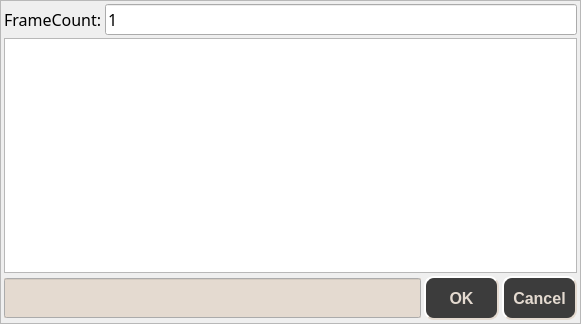
<?xml version="1.0" encoding="UTF-8"?>
<ui version="4.0">
 <class>sFileWidget</class>
 <widget class="QWidget" name="sFileWidget">
  <property name="geometry">
   <rect>
    <x>0</x>
    <y>0</y>
    <width>581</width>
    <height>324</height>
   </rect>
  </property>
  <property name="windowTitle">
   <string>Form</string>
  </property>
  <layout class="QVBoxLayout" name="verticalLayout">
   <property name="spacing">
    <number>0</number>
   </property>
   <property name="leftMargin">
    <number>0</number>
   </property>
   <property name="topMargin">
    <number>0</number>
   </property>
   <property name="rightMargin">
    <number>0</number>
   </property>
   <property name="bottomMargin">
    <number>0</number>
   </property>
   <item>
    <widget class="QScrollArea" name="scrollArea">
     <property name="widgetResizable">
      <bool>true</bool>
     </property>
     <widget class="QWidget" name="scrollAreaWidgetContents">
      <property name="geometry">
       <rect>
        <x>0</x>
        <y>0</y>
        <width>579</width>
        <height>322</height>
       </rect>
      </property>
      <layout class="QVBoxLayout" name="verticalLayout_2">
       <property name="spacing">
        <number>3</number>
       </property>
       <property name="leftMargin">
        <number>3</number>
       </property>
       <property name="topMargin">
        <number>3</number>
       </property>
       <property name="rightMargin">
        <number>3</number>
       </property>
       <property name="bottomMargin">
        <number>3</number>
       </property>
       <item>
        <layout class="QHBoxLayout" name="horizontalLayout_2">
         <item>
          <widget class="QLabel" name="label">
           <property name="font">
            <font>
             <family>微软雅黑</family>
             <pointsize>12</pointsize>
            </font>
           </property>
           <property name="text">
            <string>FrameCount:</string>
           </property>
          </widget>
         </item>
         <item>
          <widget class="QLineEdit" name="lineEdit">
           <property name="font">
            <font>
             <family>微软雅黑</family>
             <pointsize>12</pointsize>
            </font>
           </property>
           <property name="inputMask">
            <string/>
           </property>
           <property name="text">
            <string>1</string>
           </property>
          </widget>
         </item>
        </layout>
       </item>
       <item>
        <widget class="QTableWidget" name="tableWidget">
         <property name="font">
          <font>
           <pointsize>12</pointsize>
          </font>
         </property>
        </widget>
       </item>
       <item>
        <layout class="QHBoxLayout" name="horizontalLayout">
         <item>
          <widget class="QLineEdit" name="E_FILENAME">
           <property name="minimumSize">
            <size>
             <width>0</width>
             <height>40</height>
            </size>
           </property>
           <property name="maximumSize">
            <size>
             <width>16777215</width>
             <height>40</height>
            </size>
           </property>
           <property name="palette">
            <palette>
             <active>
              <colorrole role="Base">
               <brush brushstyle="SolidPattern">
                <color alpha="255">
                 <red>228</red>
                 <green>218</green>
                 <blue>208</blue>
                </color>
               </brush>
              </colorrole>
             </active>
             <inactive>
              <colorrole role="Base">
               <brush brushstyle="SolidPattern">
                <color alpha="255">
                 <red>228</red>
                 <green>218</green>
                 <blue>208</blue>
                </color>
               </brush>
              </colorrole>
             </inactive>
             <disabled>
              <colorrole role="Base">
               <brush brushstyle="SolidPattern">
                <color alpha="255">
                 <red>240</red>
                 <green>240</green>
                 <blue>240</blue>
                </color>
               </brush>
              </colorrole>
             </disabled>
            </palette>
           </property>
           <property name="font">
            <font>
             <family>Microsoft YaHei UI</family>
             <pointsize>12</pointsize>
             <weight>50</weight>
             <bold>false</bold>
            </font>
           </property>
           <property name="autoFillBackground">
            <bool>true</bool>
           </property>
           <property name="readOnly">
            <bool>true</bool>
           </property>
          </widget>
         </item>
         <item>
          <widget class="QPushButton" name="PB_OK">
           <property name="minimumSize">
            <size>
             <width>75</width>
             <height>44</height>
            </size>
           </property>
           <property name="maximumSize">
            <size>
             <width>16777215</width>
             <height>44</height>
            </size>
           </property>
           <property name="font">
            <font>
             <family>Microsoft YaHei UI</family>
             <pointsize>12</pointsize>
             <weight>75</weight>
             <bold>true</bold>
            </font>
           </property>
           <property name="styleSheet">
            <string notr="true">background-color: #3c3c3c;
color:#E4DAD0;
border-style: outset;
border-width:2px;
border-radius:10px;
border-color:#E4DAD0;</string>
           </property>
           <property name="text">
            <string>OK</string>
           </property>
          </widget>
         </item>
         <item>
          <widget class="QPushButton" name="PB_CANCEL">
           <property name="minimumSize">
            <size>
             <width>75</width>
             <height>44</height>
            </size>
           </property>
           <property name="maximumSize">
            <size>
             <width>16777215</width>
             <height>44</height>
            </size>
           </property>
           <property name="font">
            <font>
             <family>Microsoft YaHei UI</family>
             <pointsize>12</pointsize>
             <weight>75</weight>
             <bold>true</bold>
            </font>
           </property>
           <property name="styleSheet">
            <string notr="true">background-color: #3c3c3c;
color:#E4DAD0;
border-style: outset;
border-width:2px;
border-radius:10px;
border-color:#E4DAD0;</string>
           </property>
           <property name="text">
            <string>Cancel</string>
           </property>
          </widget>
         </item>
        </layout>
       </item>
      </layout>
     </widget>
    </widget>
   </item>
  </layout>
 </widget>
 <resources/>
 <connections/>
</ui>
